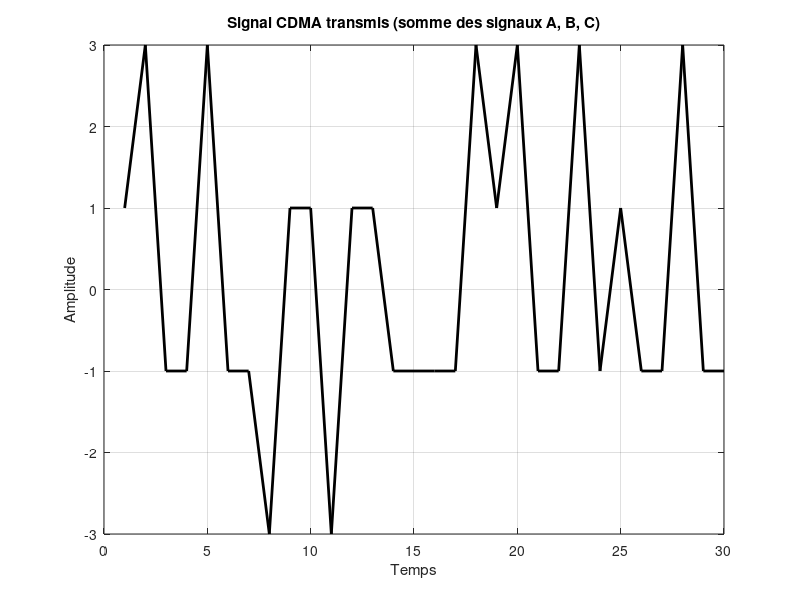
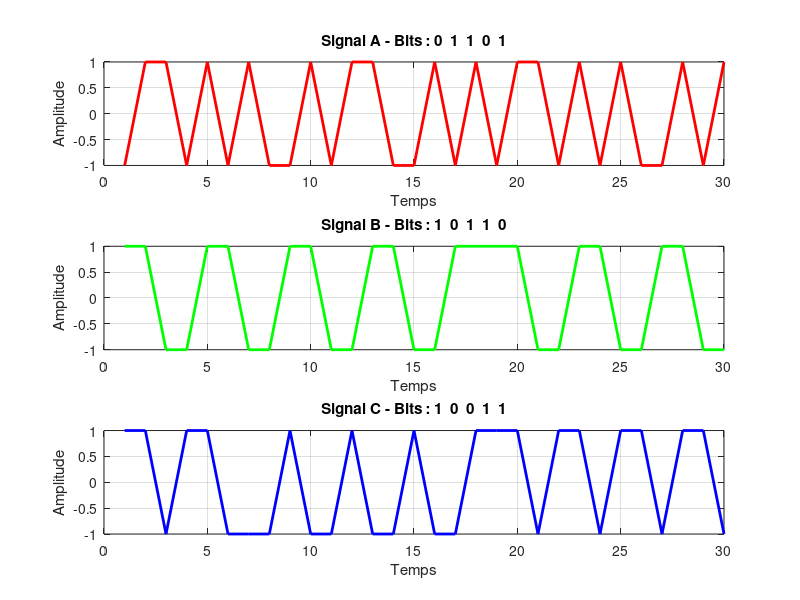

Here is the MATLAB script that generated these plots, in order:
clc;
clear all;
close all;

%% 1. Param?tres
Nb_bits = 5;  % nombre de bits par utilisateur
chip_length = 6;

%% 2. Donn?es binaires al?atoires pour A, B, C
data_A = randi([0 1], 1, Nb_bits);
data_B = randi([0 1], 1, Nb_bits);
data_C = randi([0 1], 1, Nb_bits);

%% 3. Codes d??talement orthogonaux (Walsh codes simples)
a_code = [1 -1 -1 1 -1 1];
b_code = [1 1 -1 -1 1 1];
c_code = [1 1 -1 1 1 -1];

%% 4. Codage des bits : bit=1 ? code, bit=0 ? -code
signal_A = [];
signal_B = [];
signal_C = [];

for i = 1:Nb_bits
    if data_A(i) == 1
        signal_A = [signal_A a_code];
    else
        signal_A = [signal_A -a_code];
    end

    if data_B(i) == 1
        signal_B = [signal_B b_code];
    else
        signal_B = [signal_B -b_code];
    end

    if data_C(i) == 1
        signal_C = [signal_C c_code];
    else
        signal_C = [signal_C -c_code];
    end
end

%% 5. Superposition du signal total (principe du CDMA)
signal_total = signal_A + signal_B + signal_C;

%% 6. D?codage par produit scalaire (correlation avec chaque code)
decoded_A = [];
decoded_B = [];
decoded_C = [];

for i = 1:chip_length:length(signal_total)
    segment = signal_total(i:i+chip_length-1);

    res_A = dot(segment, a_code);
    res_B = dot(segment, b_code);
    res_C = dot(segment, c_code);

    decoded_A = [decoded_A (res_A > 0)];
    decoded_B = [decoded_B (res_B > 0)];
    decoded_C = [decoded_C (res_C > 0)];
end

%% 7. Trac? du signal transmis
figure;
plot(1:length(signal_total), signal_total, 'k', 'LineWidth', 2);
title('Signal CDMA transmis (somme des signaux A, B, C)');
xlabel('Temps');
ylabel('Amplitude');
grid on;

%% 8. Figure 2 : signaux individuels (avant sommation)
t_A = 1:length(signal_A);
t_B = 1:length(signal_B);
t_C = 1:length(signal_C);

figure;

subplot(3,1,1);
plot(t_A, signal_A, 'r', 'LineWidth', 2);
title(['Signal A - Bits : ', num2str(data_A)]);
xlabel('Temps');
ylabel('Amplitude');
grid on;

subplot(3,1,2);
plot(t_B, signal_B, 'g', 'LineWidth', 2);
title(['Signal B - Bits : ', num2str(data_B)]);
xlabel('Temps');
ylabel('Amplitude');
grid on;

subplot(3,1,3);
plot(t_C, signal_C, 'b', 'LineWidth', 2);
title(['Signal C - Bits : ', num2str(data_C)]);
xlabel('Temps');
ylabel('Amplitude');
grid on;

%% 9. Affichage des r?sultats de d?codage
disp('Bits transmis A :'); disp(data_A);
disp('Bits d?cod?s A  :'); disp(decoded_A);

disp('Bits transmis B :'); disp(data_B);
disp('Bits d?cod?s B  :'); disp(decoded_B);

disp('Bits transmis C :'); disp(data_C);
disp('Bits d?cod?s C  :'); disp(decoded_C);
